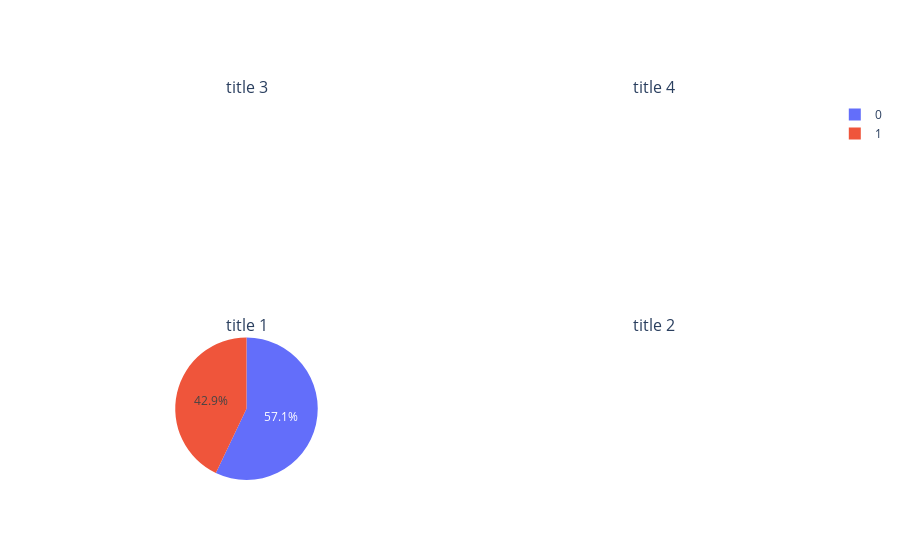

Source (notebook cell):
### Markdown cell above
These were the continuous variables in this dataset and here are some summaries about them

-Age: the only feature without outliers and most of the data are between 42 and 56.

-Cigarretes per day: only a few outliers above 50 and most of the data are less than 20.

-Total Cholesterol & Body Mas Index: Both features we have a large amount of variability and 2 far outliers.

-Systolic Blood Pressure & Diastolic Blood Pressure & Heart Rate: These features have similiar boxplots with the 
majority of the data oriented to lower values

-Glucose Level: This boxplot has the proponderance of the data to very low values and a lot of variability 


Now we proceed to plot the nominal values where 0: No and 1: yes

### Code cell
male=data.male.value_counts()


fig = make_subplots(rows=2, cols=2, start_cell="bottom-left",specs=[[{"type": "domain"},{"type": "domain"}],[{"type": "domain"},{"type": "domain"}]],subplot_titles=('title 1', 'title 2', 'title 3','title 4'))

fig.add_trace(go.Pie(values=male.values,labels=male.index),row=1, col=1)



fig.show()

### Figure 1 — Plotly figure (JSON) as saved in the notebook; plotly's stock layout.template omitted (floating-point values rounded to 4 significant figures)
{"data": [{"domain": {"x": [0, 0.45], "y": [0, 0.375]}, "labels": [0, 1], "type": "pie", "values": [2419, 1819]}], "layout": {"annotations": [{"font": {"size": 16}, "showarrow": false, "text": "title 1", "x": 0.225, "xanchor": "center", "xref": "paper", "y": 0.375, "yanchor": "bottom", "yref": "paper"}, {"font": {"size": 16}, "showarrow": false, "text": "title 2", "x": 0.775, "xanchor": "center", "xref": "paper", "y": 0.375, "yanchor": "bottom", "yref": "paper"}, {"font": {"size": 16}, "showarrow": false, "text": "title 3", "x": 0.225, "xanchor": "center", "xref": "paper", "y": 1, "yanchor": "bottom", "yref": "paper"}, {"font": {"size": 16}, "showarrow": false, "text": "title 4", "x": 0.775, "xanchor": "center", "xref": "paper", "y": 1, "yanchor": "bottom", "yref": "paper"}]}}
